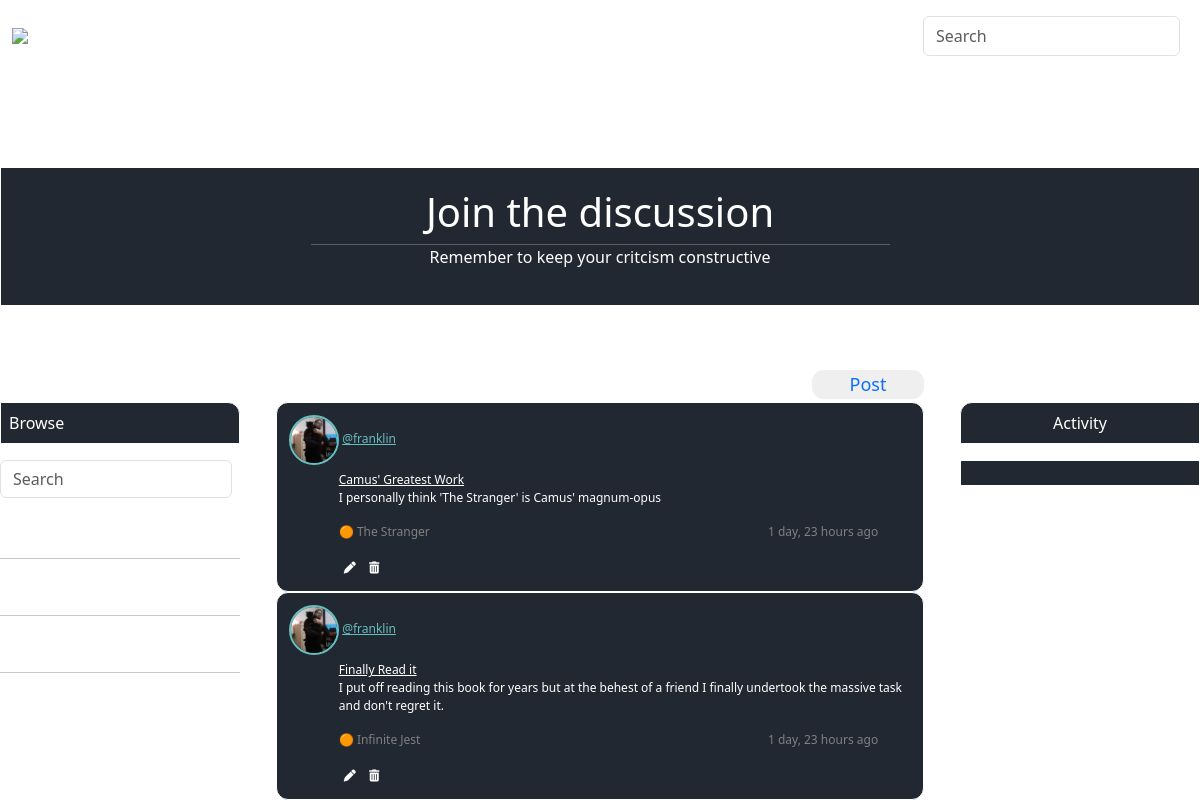
The page /discussion/ on the database as committed earlier.
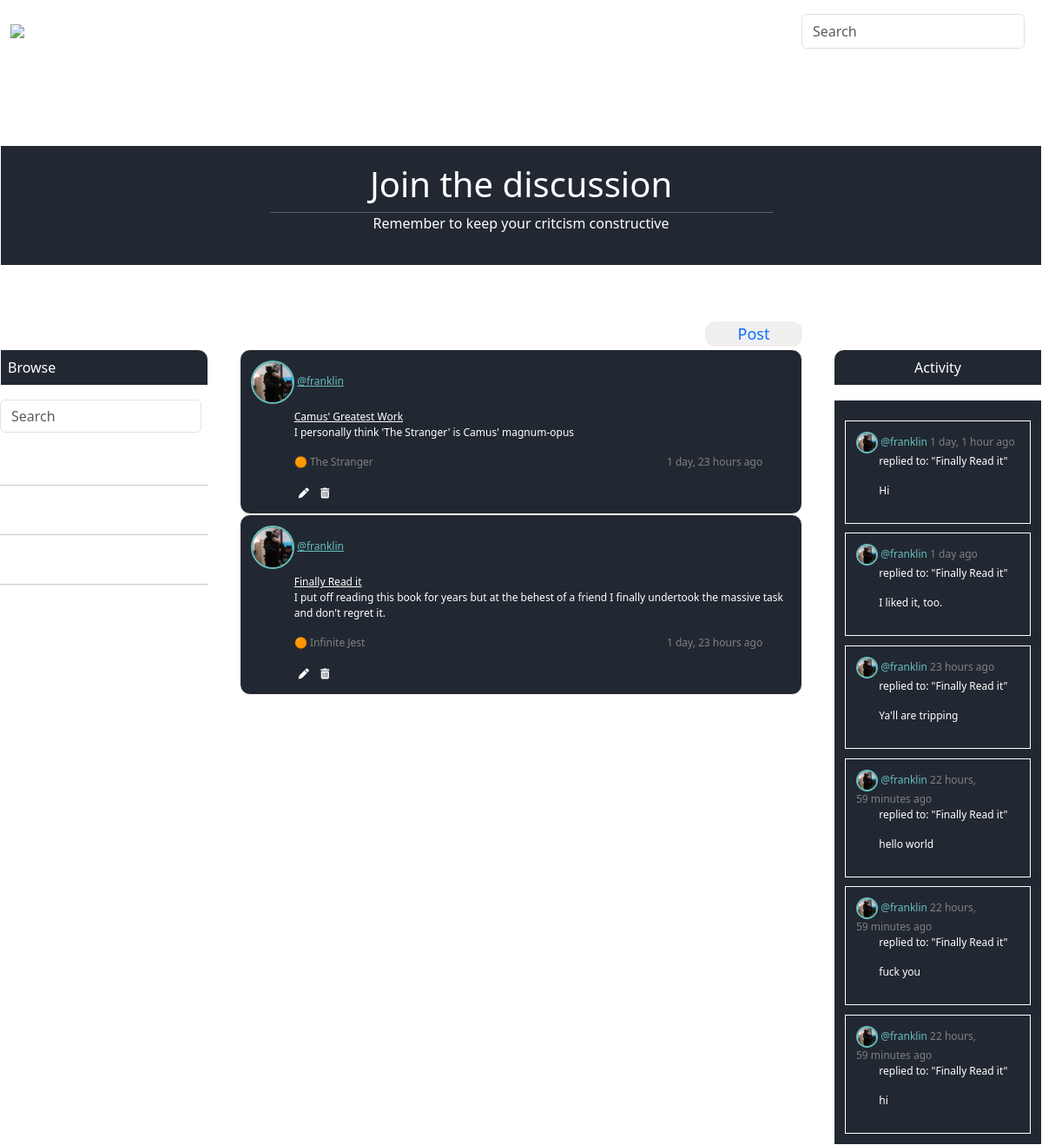
The same page on the database as committed later.
### lithubs/models.py (models this page shows)
class Topic(models.Model):
    name = models.CharField(max_length = 200)
    def __str__(self):
        return self.name

class Room(models.Model):
    host = models.ForeignKey(User, on_delete = models.SET_NULL, blank = True, null = True)
    topic = models.ForeignKey(Topic, on_delete = models.SET_NULL, blank = True, null = True)
    name = models.CharField(max_length = 200)
    description = models.TextField(null = True, blank = True)
    participants = models.ManyToManyField(User, related_name = 'participants', blank = True)
    updated = models.DateTimeField(auto_now = True)
    created = models.DateTimeField(auto_now_add = True)
    class Meta:
        ordering = ['-updated', '-created']
    def __str__(self):
        return self.name

class Message(models.Model):
    user = models.ForeignKey(User, on_delete = models.CASCADE)
    room = models.ForeignKey(Room, on_delete = models.CASCADE)
    body = models.TextField()
    updated = models.DateTimeField(auto_now = True)
    created = models.DateTimeField(auto_now_add = True)
    def __str__(self):
        return self.body[:50]

### lithubs/views.py (the view)
# urls.py: path('discussion/', views.discussion, name = 'discussion'),
def discussion(request):
    q = request.GET.get('q') if request.GET.get('q') != None else ''
    rooms = Room.objects.filter(
        Q(topic__name__icontains = q) |
        Q(name__icontains = q) |
        Q(description__icontains = q)
        )
    topics = Topic.objects.all()
    room_messages = Message.objects.filter(Q(room__topic__name__icontains = q))
    context = {'rooms': rooms, 'topics': topics, 'room_messages': room_messages}
    return render(request, 'lithubs/discussion.html', context)

### lithubs/templates/lithubs/discussion.html (shortened to what this page needs)
{% extends 'lithubs/main.html' %}
{% load static %}
{% block content %}
<div class="discussion-header-wrapper">
  <h1 class="discussion-header">Join the discussion</h1>
  <hr class="discussion-hr">
  <p class="discussion-sub-header">Remember to keep your critcism constructive</p>
</div>
<div class="discussion-wrapper">
  <div class="browse-container">
    <p class="browse-paragraph">Browse</p>
      <form class="d-flex" role="search" method="GET" action="{% url 'lithubs:discussion' %}">
        <input class="form-control me-2" type="text" name="q" placeholder="Search" aria-label="Search">
      </form>
    <a class="browse-topic-name" style="display:block;" href="{% url 'lithubs:discussion' %}">All</a>
    <hr>
    {% for topic in topics %}
    <a class="browse-topic-name" href="{% url 'lithubs:discussion' %}?q={{ topic.name }}">{{ topic.name }}</a>
    <hr>
    {% endfor %}
  </div>
  <div style="width: 90%; margin:0 auto;">
    <button class="discussion-create-btn" style="float: right; margin-top:-5%"><a style="float:right;"href="{% url 'lithubs:create-room' %}">Post</a></button>
    {% for room in rooms %}
      <div class="discussion-feed-container">
	<span><img class="discussion-avatar" src="{% static 'lithubs/img/franklin_and_bruce.jpeg' %}"></span>
	<span class="discussion-feed-host"><a style="color: var(--secondary-color);" href="{% url 'lithubs:profile' user.id %}">@{{ room.host }}</a></span>
        <a class="discussion-room-name" href="{% url 'lithubs:room' room.id %}">{{ room.name }}</a>
        <p class="discussion-description">{{ room.description }}</p>
	<div class="discussion-topic-grid">
	  <div>
            <p>🟠 {{ room.topic }}</p>
	    <a href="{% url 'lithubs:update-room' room.id %}"><i style="color: white; padding: 5px;" class="fa fa-pen"></i></a>
	    <a href="{% url 'lithubs:delete-room' room.id %}"><i style="color: white; padding: 5px;" class="fa fa-trash"></i></a>
	  </div>
	  <div>
	    <p style="color: grey;">{{ room.updated|timesince }} ago</p>
	  </div>
	</div>
      </div>
    {% endfor %}
  </div>
  <div>
    <p class="discussion-activity-paragraph" style="text-align: center;">Activity</p>
    <div class="participants-box">
    {% for message in room_messages %}
      <div class="partcipants-details">
	<span><img class="activity-avatar" src="{% static 'lithubs/img/franklin_and_bruce.jpeg' %}"></span>
        <span><a href="{% url 'lithubs:profile' user.id %}"class="participants-name">@{{ message.user }}</a></span>
	<span class="activity-created">{{ message.created|timesince }} ago</span>
	<p class="discussion-replied-to">replied to: "{{ message.room }}"</p>
	<p class="discussion-replied-to">{{ message }}</p>
      </div>
    {% endfor %}
    </div>
  </div>
</div>
{% endblock content %}

### lithubs/templates/lithubs/main.html (shortened to what this page needs)
{% load static %}
{% load bootstrap5 %}
<!DOCTYPE html>
<html lang="en">
<head>
<link rel="stylesheet" href="{% static 'lithubs/css/styles.css' %}">
{% bootstrap_css %}
</head>
<body id="bg"style="background-image:url('{% static "lithubs/img/space.jpg" %}'); background-repeat:no-repeat; background-size:cover;">
{% include 'lithubs/navbar.html' %}
{% block content %}
{% endblock content %}
</body>
</html>

### lithubs/templates/lithubs/navbar.html (shortened to what this page needs)
{% load static %}
<nav class="navbar navbar-expand-lg" style='background-color: none;'>
  <div class="container-fluid">
    <img src="{% static 'lithubs/img/parchment.png' %}" style='width: 50px'>
    <a class="navbar-brand" style='color:white; font-size: 30px;' href="{% url 'lithubs:index' %}">LitHub</a>
    <div class="collapse navbar-collapse" id="navbarSupportedContent">
      <ul class="navbar-nav ms-auto mb-2 mb-lg-0">
	{% if request.user.is_authenticated %}
        <li class="nav-item">
	 <a href="{% url 'lithubs:explore' %}"class="nav-link" style='color:white'>Explore |</a>
        </li>
        <li class="nav-item">
	 <a href="{% url 'lithubs:discussion' %}"class="nav-link" style='color:white'>Discussion |</a>
        </li>
        <li class="nav-item">
	 <a href="{% url 'lithubs:create-repository' %}"class="nav-link" style='color:white'>Create |</a>
        </li>
        <li class="nav-item dropdown">
          <a class="nav-link dropdown-toggle" href="#" role="button" data-bs-toggle="dropdown" aria-expanded="false">
		  <img class="nav-profile-img" src="{% static 'lithubs/img/franklin_and_bruce.jpeg' %}">
          </a>
          <ul class="dropdown-menu" style="background-color: #222831; color:white;">
	    <li><a style="color: var(--secondary-color)" class="dropdown-item" href="{% url 'lithubs:profile' user.id %}">your profile</a></li>
	    <li><a style="color: var(--secondary-color)" class="dropdown-item" href="{% url 'lithubs:repositories' user.id %}">your repositories</a></li>
            <li><a style="color: var(--secondary-color)" class="dropdown-item" href="#">⚙️ settings</a></li>
            <li><hr class="dropdown-divider"></li>
	    <li><a style="color:white;"class="dropdown-item" href="{% url 'lithubs:logout' %}">logout</a></li>
          </ul>
        </li>
	{% else %}
        <li class="nav-item">
	  <a href="{% url 'lithubs:register' %}" class="nav-link" style='color:white'>Sign up |</a>
        </li>
        <li class="nav-item">
		<a href="{% url 'lithubs:login' %}"class="nav-link" style='color:white'>Login |</a>
        </li>
        <li class="nav-item">
	 <a href="{% url 'lithubs:explore' %}"class="nav-link" style='color:white'>Explore |</a>
        </li>
        <li class="nav-item">
	 <a href="{% url 'lithubs:discussion' %}"class="nav-link" style='color:white'>Discussion |</a>
        </li>
	{% endif %}
      <form class="d-flex" role="search" method="GET" action="{% url 'lithubs:discussion' %}">
        <input class="form-control me-2" type="text" name="q" placeholder="Search" aria-label="Search">
      </form>
      </ul>
    </div>
  </div>
</nav>

### lithubs/static/lithubs/css/styles.css (style rules this page uses)
:root { --primary-color: #222831; --secondary-color: #66bfbf; --third-color: #222845; --azure: #ffffff; --grey: #808080; }
hr { color: white; }
.discussion-header-wrapper { margin: 8% auto; background-color: var(--primary-color); color:white; padding: 20px; border: 1px solid white; }
.discussion-header { text-align: center; }
.discussion-hr { margin:0 auto; width: 50%; }
.discussion-feed-host { color: var(--secondary-color); }
.discussion-sub-header { text-align: center; }
.discussion-wrapper { margin-top: 5%; display: grid; grid-template-columns: 1fr 3fr 1fr; }
.discussion-replied-to { margin-left: 14%; }
.browse-paragraph { background-color: var(--primary-color); border: 1px solid var(--azure); border-top-right-radius: 12px; padding: 8px; color: var(--azure); }
.browse-topic-name { padding: 10px; color: var(--azure); text-decoration: none; }
.browse-container { margin-top: 0%; }
.discussion-feed-container { background-color: var(--primary-color); border: 1px solid white; border-radius: 12px; padding: 12px; font-size: 12px; color: var(--grey); }
.discussion-description { color: var(--azure); margin-left: 8%; }
.discussion-create-btn { border: none; font-size: 18px; border-radius: 12px; margin-bottom: 2%; color: var(--secondary-color); }
.discussion-create-btn a { text-decoration: none; width: 100px; }
.discussion-avatar { width: 50px; height: 50px; border-radius: 50%; border: 2px solid var(--secondary-color); }
.discussion-topic-grid { display:grid; grid-template-columns: 3fr 1fr; margin-left: 8%; }
.discussion-activity-paragraph { background-color: var(--primary-color); border: 1px solid var(--azure); border-top-left-radius: 12px; padding: 8px; margin-top: 0%; color: var(--azure); }
.discussion-room-name { display: block; margin-top: 1%; color: var(--azure); margin-left: 8%; }
.participants-box { background-color: var(--primary-color); border: 1px solid var(--azure); padding: 12px; }
.participants-name { color: var(--secondary-color); text-decoration: none; }
.participants-box { font-size: 12px; }
.partcipants-details { border: 1px solid var(--azure); margin-top: 5%; padding: 12px; color: var(--azure); }
.activity-avatar { width: 25px; height: 25px; border-radius: 50%; border: 2px solid var(--secondary-color); }
.activity-created { color: var(--grey); }

Rows that differ between the two databases and show on the page:
added Message: user "franklin", created "1 day, 1 hour", room "Finally Read it", body "Hi"
added Message: user "franklin", created "1 day", room "Finally Read it", body "I liked it, too."
added Message: user "franklin", created "23 hours", room "Finally Read it", body "Ya'll are tripping"
added Message: user "franklin", created "22 hours, 59 minutes", room "Finally Read it", body "hello world"
added Message: user "franklin", created "22 hours, 59 minutes", room "Finally Read it", body "fuck you"
added Message: user "franklin", created "22 hours, 59 minutes", room "Finally Read it", body "hi"
